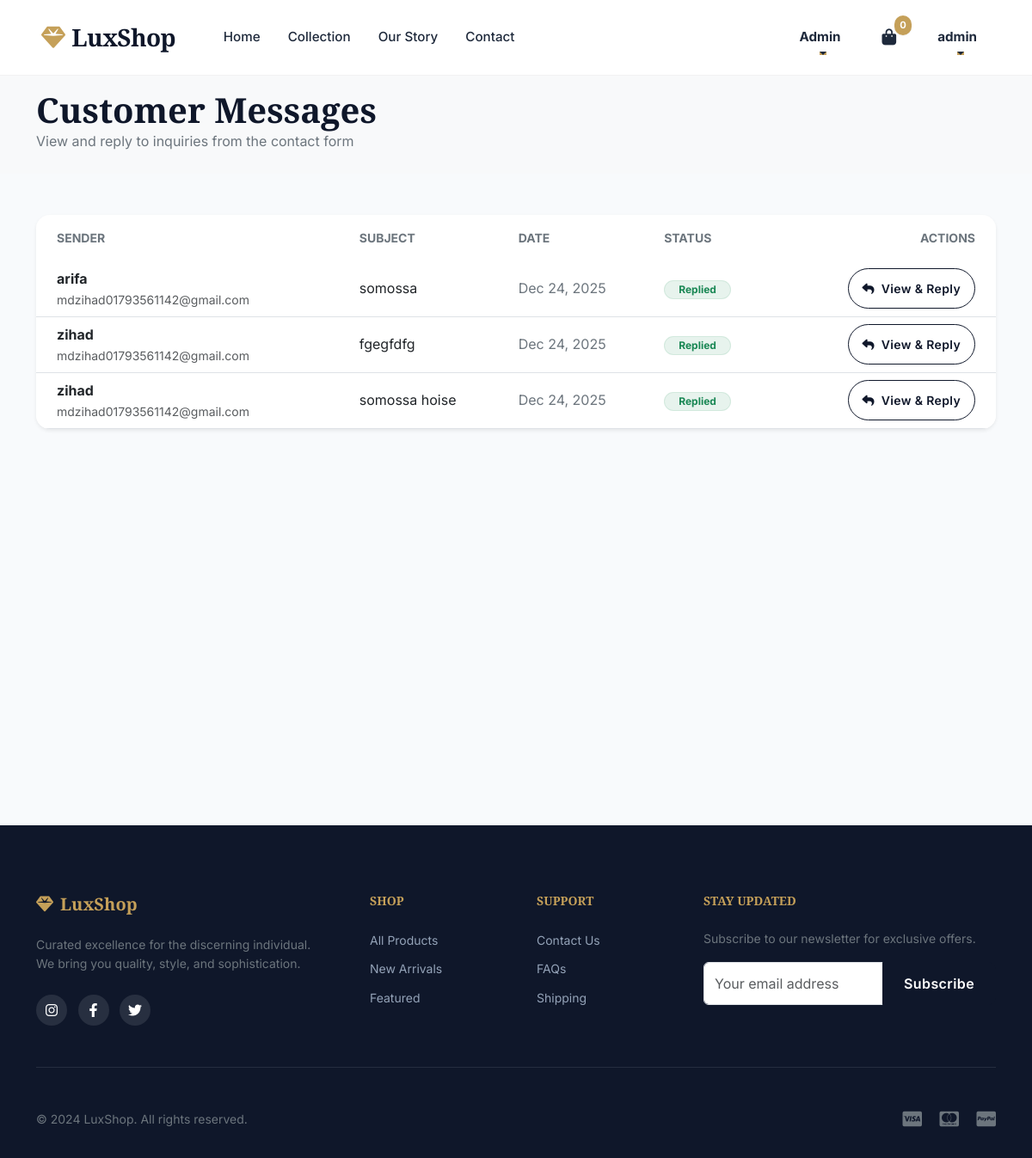
Before: /admin-panel/messages/ (signed in) with the older database file.
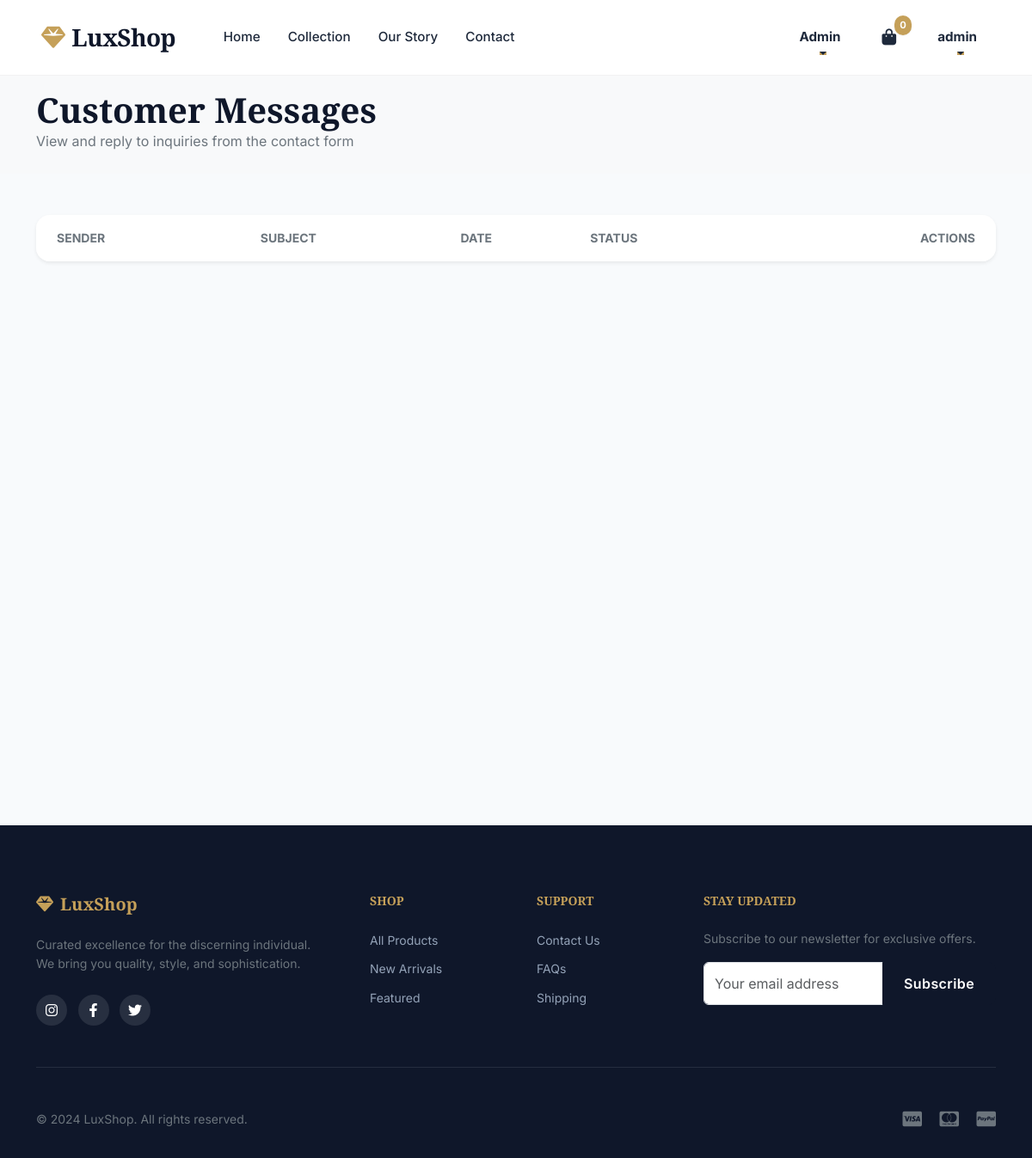
After: the same page with the newer database file.
### myapp/models.py (models this page shows, shortened)
class ContactMessage(models.Model):
    user = models.ForeignKey(User, on_delete=models.CASCADE, null=True, blank=True)
    name = models.CharField(max_length=100)
    email = models.EmailField()
    subject = models.CharField(max_length=200)
    message = models.TextField()
    is_replied = models.BooleanField(default=False)
    created_at = models.DateTimeField(auto_now_add=True)
    replied_at = models.DateTimeField(blank=True, null=True)

### myapp/views.py (the view)
# urls.py: path('admin-panel/messages/', views.admin_messages, name='admin_messages'),
@admin_required
def admin_messages(request):
    messages_list = ContactMessage.objects.all().order_by('-created_at')
    paginator = Paginator(messages_list, 10)
    page_number = request.GET.get('page')
    page_obj = paginator.get_page(page_number)
    return render(request, 'admin/messages.html', {'page_obj': page_obj})

### myapp/views.py (called while the page is built)
def admin_required(view_func):
    @wraps(view_func)
    def _wrapped_view(request, *args, **kwargs):
        if not request.user.is_authenticated or request.user.userprofile.role != 'admin':
            messages.error(request, 'Access denied. Admin privileges required.')
            return redirect('home')
        return view_func(request, *args, **kwargs)
    return _wrapped_view

### myapp/templates/admin/messages.html (shortened to what this page needs)
{% extends 'base.html' %}
{% block content %}
<div class="bg-light py-4 mb-5">
    <div class="container">
        <h1 class="display-6 fw-bold mb-0">Customer Messages</h1>
        <p class="text-secondary mb-0">View and reply to inquiries from the contact form</p>
    </div>
</div>
<div class="container pb-5">
    <div class="card border-0 shadow-sm rounded-4 overflow-hidden">
        <div class="card-body p-0">
            <div class="table-responsive">
                <table class="table align-middle mb-0 table-hover">
                    <thead class="bg-light">
                        <tr>
                            <th class="ps-4 py-3 border-0 text-secondary small fw-bold text-uppercase">Sender</th>
                            <th class="py-3 border-0 text-secondary small fw-bold text-uppercase">Subject</th>
                            <th class="py-3 border-0 text-secondary small fw-bold text-uppercase">Date</th>
                            <th class="py-3 border-0 text-secondary small fw-bold text-uppercase">Status</th>
                            <th class="py-3 border-0 text-secondary small fw-bold text-uppercase text-end pe-4">Actions
                            </th>
                        </tr>
                    </thead>
                    <tbody>
                        {% for message in page_obj %}
                        <tr>
                            <td class="ps-4">
                                <div class="fw-bold">{{ message.name }}</div>
                                <div class="small text-muted">{{ message.email }}</div>
                            </td>
                            <td>{{ message.subject|truncatechars:30 }}</td>
                            <td class="text-secondary">{{ message.created_at|date:"M d, Y" }}</td>
                            <td>
                                {% if message.is_replied %}
                                <span
                                    class="badge bg-success bg-opacity-10 text-success border border-success border-opacity-10 rounded-pill px-3">Replied</span>
                                {% else %}
                                <span
                                    class="badge bg-warning bg-opacity-10 text-warning border border-warning border-opacity-10 rounded-pill px-3">Pending</span>
                                {% endif %}
                            </td>
                            <td class="text-end pe-4">
                                <a href="{% url 'reply_message' message.id %}"
                                    class="btn btn-outline-primary btn-sm rounded-pill px-3" title="View & Reply">
                                    <i class="fas fa-reply me-1"></i> View & Reply
                                </a>
                            </td>
                        </tr>
                        {% endfor %}
                    </tbody>
                </table>
            </div>
        </div>
    </div>
</div>
{% endblock %}

Changed rows visible on the page:
removed ContactMessage: name "arifa", email "mdzihad01793561142@gmail.com", subject "somossa", created_at "Dec 24, 2025", is_replied "Replied"
removed ContactMessage: name "zihad", email "mdzihad01793561142@gmail.com", subject "fgegfdfg", created_at "Dec 24, 2025", is_replied "Replied"
removed ContactMessage: name "zihad", email "mdzihad01793561142@gmail.com", subject "somossa hoise", created_at "Dec 24, 2025", is_replied "Replied"
